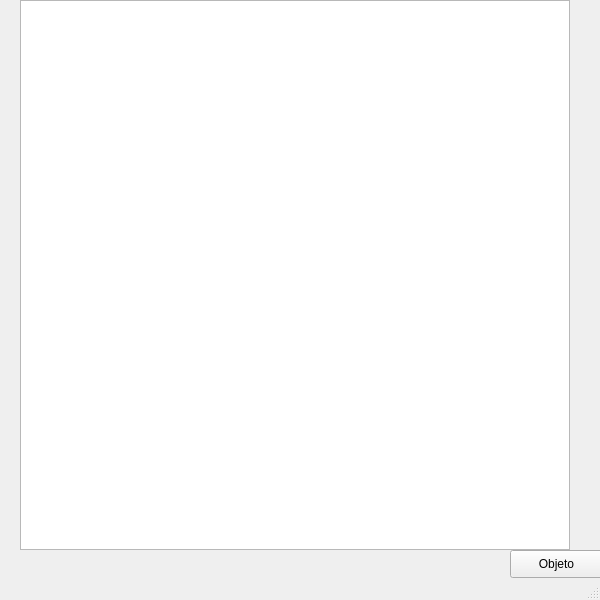
<?xml version="1.0" encoding="UTF-8"?>
<ui version="4.0">
 <class>MainWindow</class>
 <widget class="QMainWindow" name="MainWindow">
  <property name="geometry">
   <rect>
    <x>0</x>
    <y>0</y>
    <width>600</width>
    <height>600</height>
   </rect>
  </property>
  <property name="windowTitle">
   <string>MainWindow</string>
  </property>
  <widget class="QWidget" name="centralwidget">
   <widget class="QPushButton" name="pushButton">
    <property name="geometry">
     <rect>
      <x>510</x>
      <y>550</y>
      <width>93</width>
      <height>28</height>
     </rect>
    </property>
    <property name="text">
     <string>Objeto</string>
    </property>
   </widget>
   <widget class="QGraphicsView" name="graphicsView">
    <property name="geometry">
     <rect>
      <x>20</x>
      <y>0</y>
      <width>550</width>
      <height>550</height>
     </rect>
    </property>
   </widget>
  </widget>
  <widget class="QMenuBar" name="menubar">
   <property name="geometry">
    <rect>
     <x>0</x>
     <y>0</y>
     <width>600</width>
     <height>26</height>
    </rect>
   </property>
  </widget>
  <widget class="QStatusBar" name="statusbar"/>
 </widget>
 <resources/>
 <connections/>
</ui>
